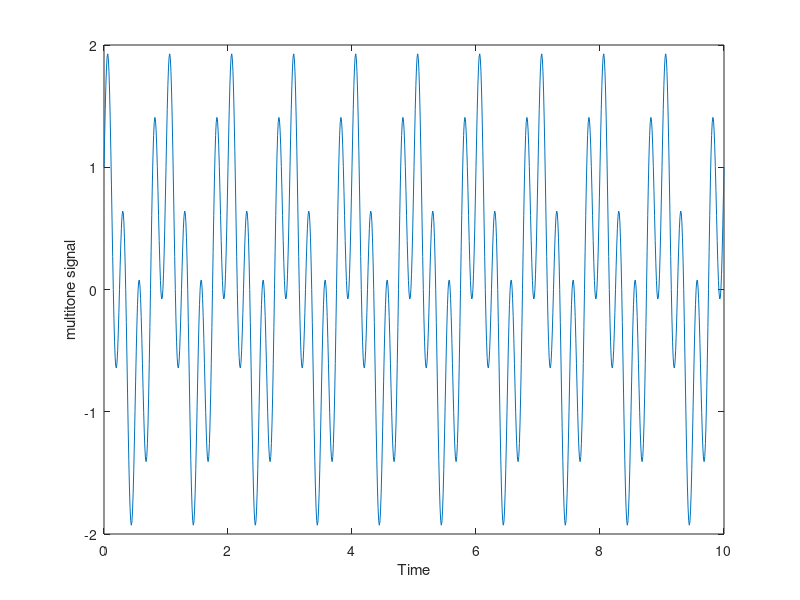

The MATLAB source for this figure:
N = 100;
f1 = 4;
f2 = 1;
n = 0:0.1:N;

fs = 10;
Ts = 1/fs;
x = sin(2*pi*f1*n*Ts) + cos(2*pi*f2*n*Ts);

plot(n*Ts, x);
xlabel('Time')
ylabel('multitone signal')
